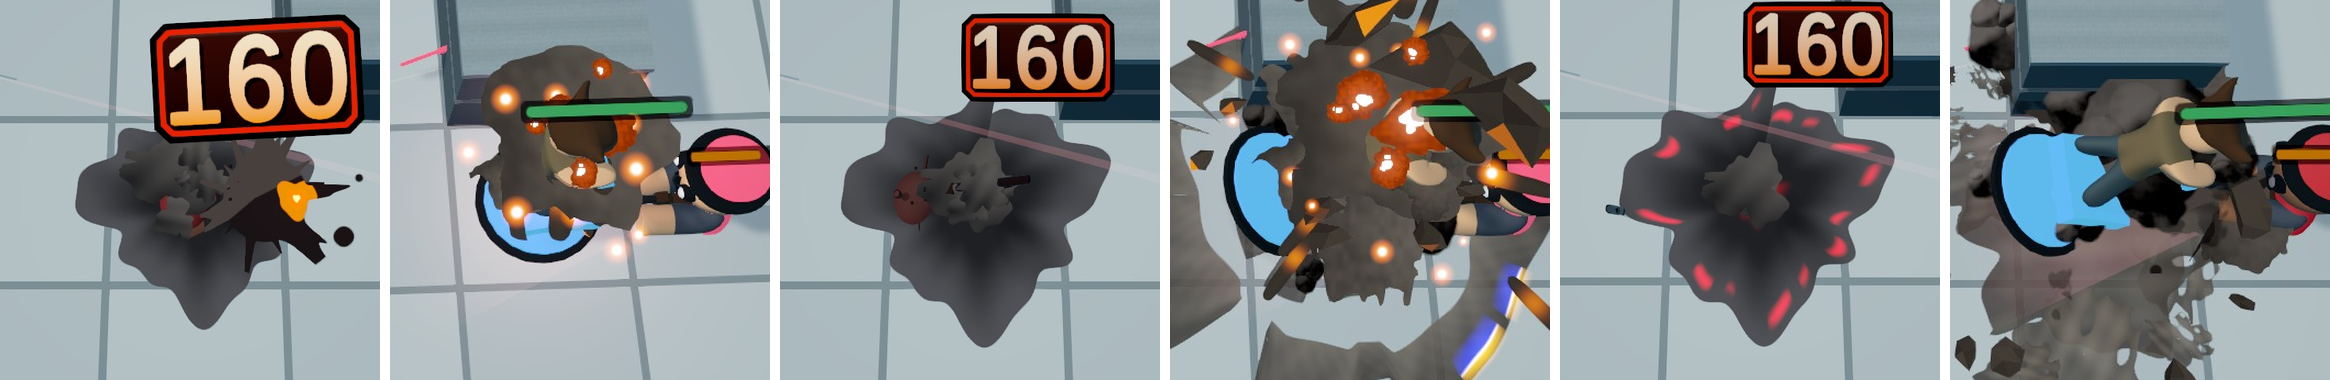

Write Python code to recreate this figure.
import os
from PIL import Image

BASE = os.path.dirname(os.path.abspath(__file__))
SH = os.path.join(BASE, 'shots', 'r3')
PITCH = {'death': 218.0, 'pogo': 158.0}


def crop(shot, idx, cx, cy, cells, out):
    p = PITCH[shot]; half = int(cells*p/2)
    im = Image.open(os.path.join(SH, shot, 'f%04d.jpg' % idx)).convert('RGB')
    W, H = im.size
    x0 = max(0, int(cx-half)); y0 = max(0, int(cy-half))
    x1 = min(W, int(cx+half)); y1 = min(H, int(cy+half))
    c = im.crop((x0, y0, x1, y1))
    bg = Image.new('RGB', (2*half, 2*half), (185, 195, 200))
    bg.paste(c, (x0-int(cx-half), y0-int(cy-half)))
    return bg.resize((out, out), Image.LANCZOS)


# tight 2.2-cell window on the material only; death centred below the badge,
# pogo centred on the landing point. Same world size, same output size.
CELLS = 2.2
OUT = 380
items = [
    ('death', 13, (505, 500), 'A'),
    ('pogo', 45, (760, 505), 'B'),
    ('death', 20, (505, 500), 'C'),
    ('pogo', 48, (760, 505), 'D'),
    ('death', 26, (505, 505), 'E'),
    ('pogo', 58, (770, 505), 'F'),
]
s = Image.new('RGB', (OUT*len(items)+10*(len(items)-1), OUT), (255, 255, 255))
for k, (shot, f, c, lab) in enumerate(items):
    s.paste(crop(shot, f, c[0], c[1], CELLS, OUT), (k*(OUT+10), 0))
s.save(os.path.join(BASE, '_ad_blind.png'))
print('blind', s.size)

# and the same six at true thumbnail size
T = 72
t = Image.new('RGB', (T*len(items)+8*(len(items)-1), T), (255, 255, 255))
for k, (shot, f, c, lab) in enumerate(items):
    t.paste(crop(shot, f, c[0], c[1], CELLS, T), (k*(T+8), 0))
t.resize((t.size[0]*4, T*4), Image.NEAREST).save(os.path.join(BASE, '_ad_blind_thumb.png'))
print('blind thumb')
